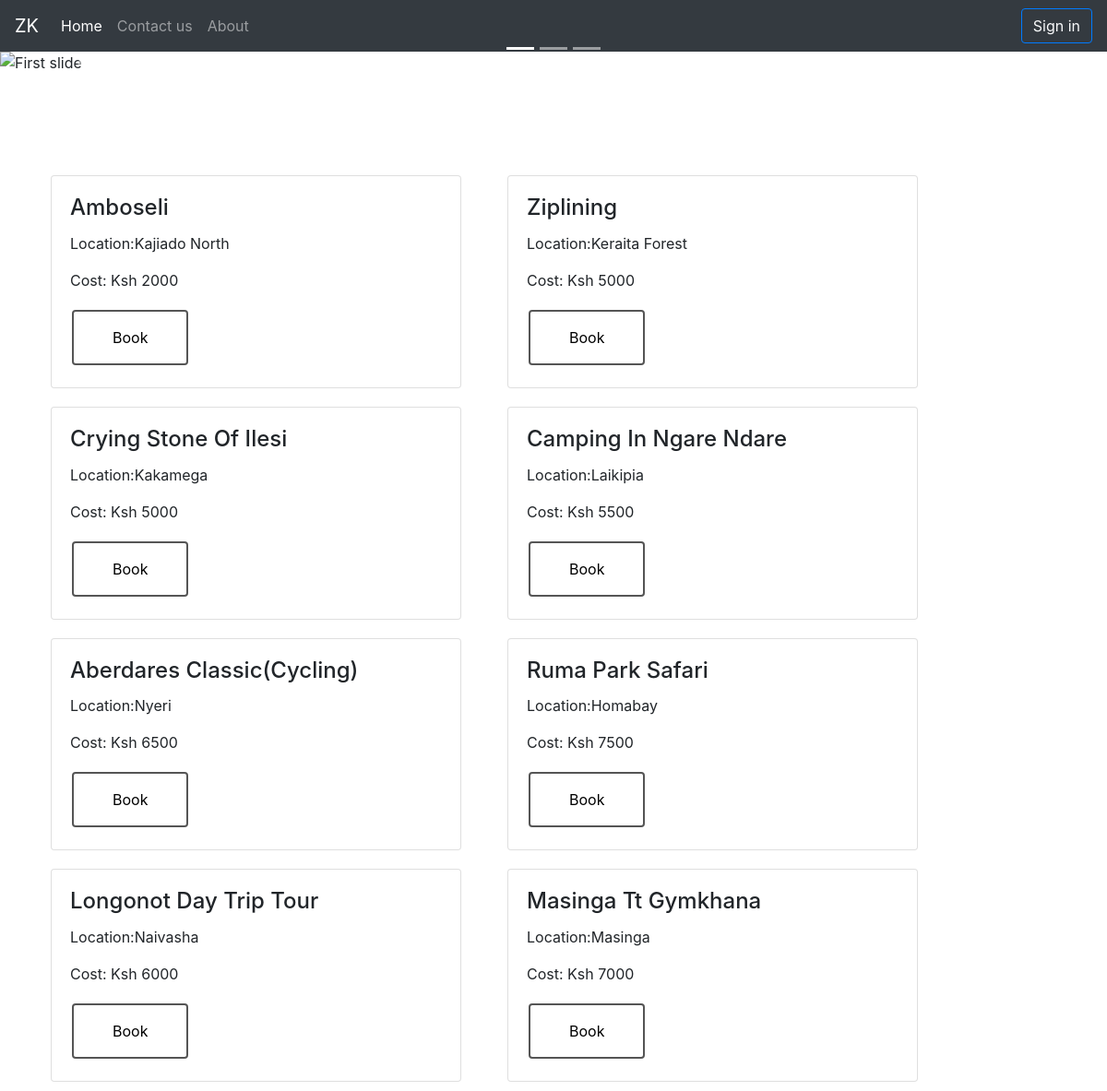
The page / on the database its author committed.
### zuruapp/models.py (models this page shows, shortened)
class Event(models.Model):
      event_name = models.CharField(max_length=70)
      image = models.ImageField(upload_to = 'gallery/',null=True,blank=True)
      location = models.CharField(max_length=70)
      cost = models.PositiveIntegerField()
      description = models.CharField(max_length=80)
      event_date = models.DateTimeField(auto_now_add=True)

### zuruapp/views.py (the view)
# urls.py: 2. Add a URL to urlpatterns:  url(r'^$', views.home, name='home')
def home(request):
      title = 'Home | ZuruKe'
      event_list = Event.objects.all()
      return render(request,'index.html', {"title":title,"event_list":event_list})

### zuruapp/templates/index.html (shortened to what this page needs)
{%extends 'base.html'%}
{% block content %}
<div id="carousel-example-2" class="carousel slide carousel-fade" data-ride="carousel">
      <ol class="carousel-indicators">
          <li data-target="#carousel-example-2" data-slide-to="0" class="active"></li>
          <li data-target="#carousel-example-2" data-slide-to="1"></li>
          <li data-target="#carousel-example-2" data-slide-to="2"></li>
      </ol>
      <div class="carousel-inner" role="listbox">
          <div class="carousel-item active">
              <div class="view hm-black-light">
                  <img class="d-block w-100 image" src="https://mdbootstrap.com/img/Photos/Slides/img%20(68).jpg" alt="First slide">
              </div>
              <div class="carousel-caption">
              </div>
          </div>
      </div>
      <a class="carousel-control-prev" href="#carousel-example-2" role="button" data-slide="prev">
          <span class="carousel-control-prev-icon" aria-hidden="true"></span>
      </a>
      <a class="carousel-control-next" href="#carousel-example-2" role="button" data-slide="next">
          <span class="carousel-control-next-icon" aria-hidden="true"></span>
      </a>
   </div>
   <div class="container" style="padding-top:100px;">
       <div class="row">
            {% for event in event_list %}
            <div class="col-sm-5" style="margin:10px">
                  <div class="card card-image">
                        <div class="card-body">
                              <h4 class="card-title">{{event.event_name|title}}</h4>
                              <p class="card-text">Location:{{event.location}}</p>
                              <p class="card-text">Cost: Ksh {{event.cost}}</p>
                              <a href="{% url 'events' event.id  %}" class="btn button">Book</a>
                        </div>
                  </div>
            </div>
            {% endfor %}
      </div>
  </div>
{% endblock %}

### zuruapp/static/css/web.css (style rules this page uses)
.button { background-color: white; border: 2px solid #555555; color: black; padding: 16px 42px; text-align: center; text-decoration: none; display: inline-block; font-size: 16px; margin: 4px 2px; -webkit-transition-duration: 0.4s; transition-duration: 0.4s; cursor: pointer; }
span { display: inline-block; height: 50px; font-family: 'Suranna', serif; font-size: 34px; }

### rows shown on the page
Event: event_name "Amboseli", location "Kajiado North", cost "2000"
Event: event_name "Ziplining", location "Keraita Forest", cost "5000"
Event: event_name "Crying Stone Of Ilesi", location "Kakamega", cost "5000"
Event: event_name "Camping In Ngare Ndare", location "Laikipia", cost "5500"
Event: event_name "Aberdares Classic(Cycling)", location "Nyeri", cost "6500"
Event: event_name "Ruma Park Safari", location "Homabay", cost "7500"
Event: event_name "Longonot Day Trip Tour", location "Naivasha", cost "6000"
Event: event_name "Masinga Tt Gymkhana", location "Masinga", cost "7000"
